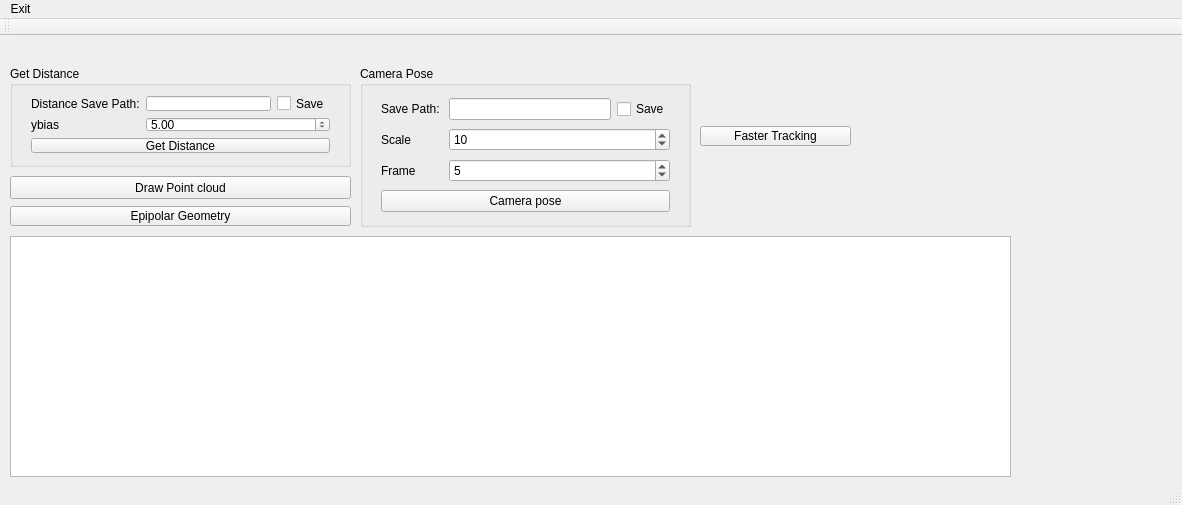
<?xml version="1.0" encoding="UTF-8"?>
<ui version="4.0">
 <class>detect_3d</class>
 <widget class="QMainWindow" name="detect_3d">
  <property name="geometry">
   <rect>
    <x>0</x>
    <y>0</y>
    <width>1182</width>
    <height>505</height>
   </rect>
  </property>
  <property name="windowTitle">
   <string>detect_3d</string>
  </property>
  <widget class="QWidget" name="centralWidget">
   <widget class="QPushButton" name="point_cloud">
    <property name="geometry">
     <rect>
      <x>10</x>
      <y>140</y>
      <width>341</width>
      <height>23</height>
     </rect>
    </property>
    <property name="text">
     <string>Draw Point cloud</string>
    </property>
   </widget>
   <widget class="QTextBrowser" name="state">
    <property name="geometry">
     <rect>
      <x>10</x>
      <y>200</y>
      <width>1001</width>
      <height>241</height>
     </rect>
    </property>
   </widget>
   <widget class="QPushButton" name="epipolar">
    <property name="geometry">
     <rect>
      <x>10</x>
      <y>170</y>
      <width>341</width>
      <height>20</height>
     </rect>
    </property>
    <property name="text">
     <string>Epipolar Geometry</string>
    </property>
   </widget>
   <widget class="QGroupBox" name="groupBox">
    <property name="geometry">
     <rect>
      <x>360</x>
      <y>30</y>
      <width>331</width>
      <height>161</height>
     </rect>
    </property>
    <property name="title">
     <string>Camera Pose</string>
    </property>
    <widget class="QWidget" name="gridLayoutWidget">
     <property name="geometry">
      <rect>
       <x>10</x>
       <y>19</y>
       <width>311</width>
       <height>141</height>
      </rect>
     </property>
     <layout class="QGridLayout" name="gridLayout">
      <item row="1" column="1" colspan="2">
       <widget class="QSpinBox" name="scale">
        <property name="minimum">
         <number>1</number>
        </property>
        <property name="maximum">
         <number>200</number>
        </property>
        <property name="value">
         <number>10</number>
        </property>
       </widget>
      </item>
      <item row="2" column="0">
       <widget class="QLabel" name="label_3">
        <property name="text">
         <string>Frame</string>
        </property>
       </widget>
      </item>
      <item row="2" column="1" colspan="2">
       <widget class="QSpinBox" name="frame">
        <property name="minimum">
         <number>1</number>
        </property>
        <property name="maximum">
         <number>50</number>
        </property>
        <property name="value">
         <number>5</number>
        </property>
       </widget>
      </item>
      <item row="1" column="0">
       <widget class="QLabel" name="label_2">
        <property name="text">
         <string>Scale</string>
        </property>
       </widget>
      </item>
      <item row="0" column="0">
       <widget class="QLabel" name="label_5">
        <property name="text">
         <string>Save Path: </string>
        </property>
       </widget>
      </item>
      <item row="0" column="1">
       <widget class="QLineEdit" name="pose_save"/>
      </item>
      <item row="0" column="2">
       <widget class="QCheckBox" name="save_pose">
        <property name="text">
         <string>Save</string>
        </property>
       </widget>
      </item>
      <item row="3" column="0" colspan="3">
       <widget class="QPushButton" name="camera_pose">
        <property name="text">
         <string>Camera pose</string>
        </property>
       </widget>
      </item>
     </layout>
    </widget>
   </widget>
   <widget class="QGroupBox" name="groupBox_2">
    <property name="geometry">
     <rect>
      <x>10</x>
      <y>30</y>
      <width>341</width>
      <height>101</height>
     </rect>
    </property>
    <property name="title">
     <string>Get Distance</string>
    </property>
    <widget class="QWidget" name="gridLayoutWidget_2">
     <property name="geometry">
      <rect>
       <x>10</x>
       <y>19</y>
       <width>321</width>
       <height>79</height>
      </rect>
     </property>
     <layout class="QGridLayout" name="gridLayout_2">
      <item row="1" column="0">
       <widget class="QLabel" name="label_4">
        <property name="text">
         <string>ybias</string>
        </property>
       </widget>
      </item>
      <item row="0" column="1">
       <widget class="QLineEdit" name="save_path"/>
      </item>
      <item row="0" column="2">
       <widget class="QCheckBox" name="save">
        <property name="text">
         <string>Save</string>
        </property>
       </widget>
      </item>
      <item row="0" column="0">
       <widget class="QLabel" name="label">
        <property name="text">
         <string>Distance Save Path:</string>
        </property>
       </widget>
      </item>
      <item row="1" column="1" colspan="2">
       <widget class="QDoubleSpinBox" name="y_bias">
        <property name="value">
         <double>5.000000000000000</double>
        </property>
       </widget>
      </item>
      <item row="2" column="0" colspan="3">
       <widget class="QPushButton" name="distance">
        <property name="text">
         <string>Get Distance</string>
        </property>
       </widget>
      </item>
     </layout>
    </widget>
   </widget>
   <widget class="QPushButton" name="fast_track">
    <property name="geometry">
     <rect>
      <x>700</x>
      <y>90</y>
      <width>151</width>
      <height>20</height>
     </rect>
    </property>
    <property name="text">
     <string>Faster Tracking</string>
    </property>
   </widget>
  </widget>
  <widget class="QMenuBar" name="menuBar">
   <property name="geometry">
    <rect>
     <x>0</x>
     <y>0</y>
     <width>1182</width>
     <height>20</height>
    </rect>
   </property>
   <widget class="QMenu" name="menuExit">
    <property name="title">
     <string>Exit</string>
    </property>
    <addaction name="actionexit"/>
   </widget>
   <addaction name="menuExit"/>
  </widget>
  <widget class="QToolBar" name="mainToolBar">
   <attribute name="toolBarArea">
    <enum>TopToolBarArea</enum>
   </attribute>
   <attribute name="toolBarBreak">
    <bool>false</bool>
   </attribute>
  </widget>
  <widget class="QStatusBar" name="statusBar"/>
  <action name="actionexit">
   <property name="text">
    <string>exit</string>
   </property>
  </action>
 </widget>
 <layoutdefault spacing="6" margin="11"/>
 <resources/>
 <connections/>
</ui>
